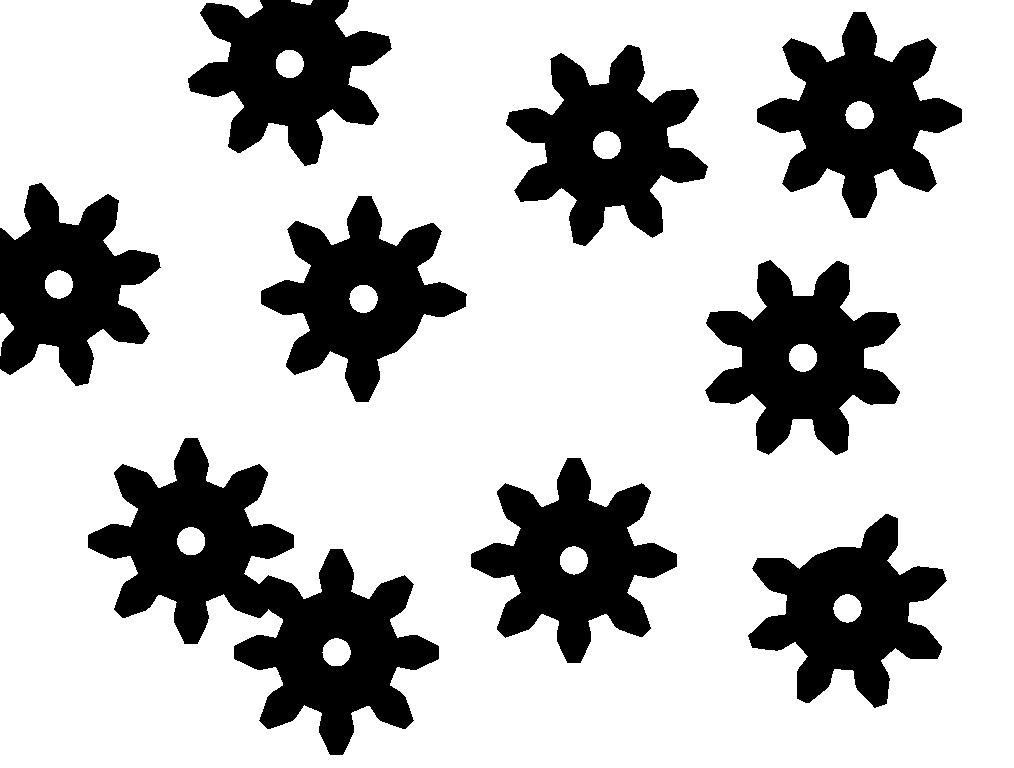
#> input picture images/imagem0.jpeg, 1014 x 768 px
$ python main.py
#> lines starting #> are read from the running program, lines starting #| are printed output that depends on the picture; after the words box and inside, x2 and y2 are one past the last pixel; in counts of white or black regions, pixels touching at a corner belong together
import cv2
import numpy as np


img = cv2.imread('images/imagem0.jpeg')
#> img is the input picture: shape (768, 1014, 3); min 0, max 255, mean 189.6
img_cinza = cv2.cvtColor(img, cv2.COLOR_BGR2GRAY)
ret, threshold = cv2.threshold(img_cinza, 127, 255, cv2.THRESH_BINARY)
#> threshold: shape (768, 1014); 74.3% white; 9 black regions, largest, box (x1, y1, x2, y2) and area: (88, 438, 439, 755) 41203, (757, 12, 962, 218) 20597, (506, 45, 708, 246) 20597
img1 = cv2.bitwise_not(threshold)
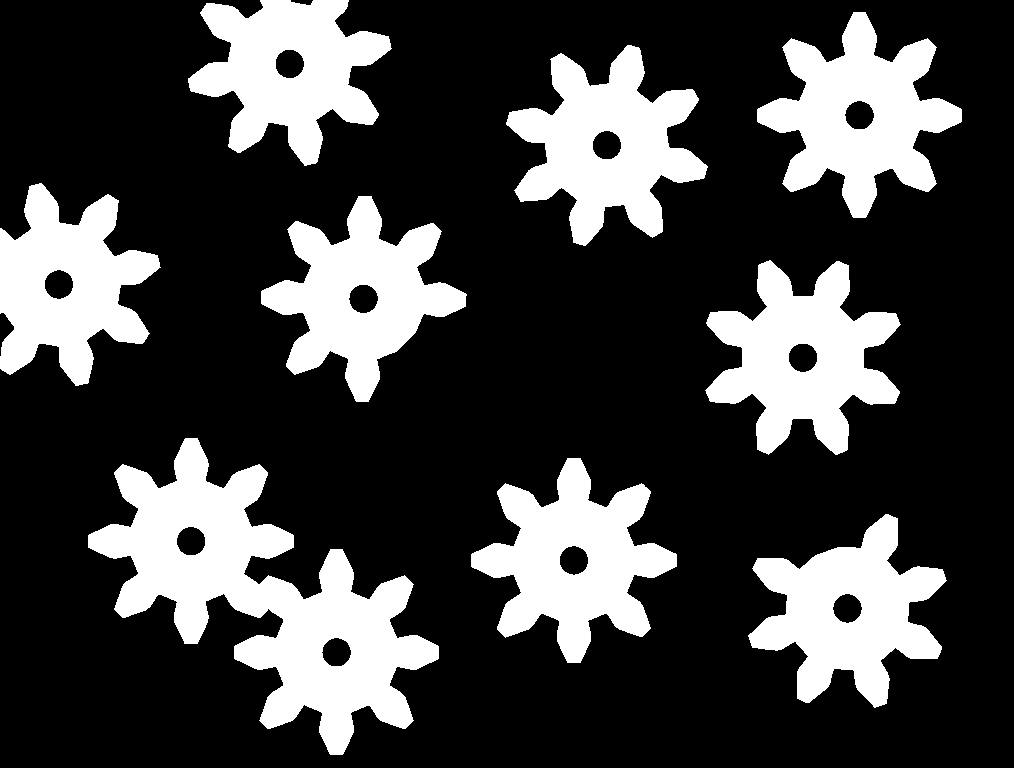
#> img1: shape (768, 1014); 25.7% white; 9 white regions

contornos, _ = cv2.findContours(img1, cv2.RETR_TREE, cv2.CHAIN_APPROX_SIMPLE)
#> contornos = 19 contours; largest, box (x1, y1, x2, y2) and area: (88, 438, 439, 755) 41594, (506, 45, 708, 246) 20786, (705, 260, 901, 455) 20782, (757, 12, 962, 218) 20781, (471, 458, 677, 663) 20771

limiteInferior = 20771.0
limiteSuperior = 20786.5

objetos = []
objetos1 = []

areaseq = []
lista_ordenada = []

for i in contornos:
    area = cv2.contourArea(i)
    areaseq.append(area)
#> this loop made 19 passes
#> area on passes 1 to 12: 19618, 662, 20771, 666, 41593.5, 662.5, 666, 20781.5, 669, 19649.5, 667, 18737.5
#> after the loop, areaseq = [19618, 662, 20771, 666, 41593.5, 662.5, 666, 20781.5, 669, 19649.5, 667, 18737.5, 668, 20786.5, 665, 20781, 664, 19131.5, 667]

lista_ordenada = sorted(areaseq)
#> lista_ordenada = [662, 662.5, 664, 665, 666, 666, 667, 667, 668, 669, 18737.5, 19131.5, 19618, 19649.5, 20771, 20781, 20781.5, 20786.5, 41593.5]

for i in contornos:
    area = cv2.contourArea(i)
    print(area)
    if  ((area >= limiteInferior ) and (area <= limiteSuperior)) :
        objetos.append(i)
    elif area > 1000:
        objetos1.append(i)
#> after the loop, objetos = 4 contours; box (x1, y1, x2, y2) and area: (506, 45, 708, 246) 20786, (705, 260, 901, 455) 20782, (757, 12, 962, 218) 20781, (471, 458, 677, 663) 20771; objetos1 = 5 contours; box (x1, y1, x2, y2) and area: (88, 438, 439, 755) 41594, (261, 196, 467, 402) 19650, (748, 514, 947, 708) 19618, (188, 0, 392, 166) 19132, (0, 183, 161, 386) 18738

mask = np.zeros_like(threshold)

img2 = cv2.copyMakeBorder(img, 0, 0, 0, 0, cv2.BORDER_REPLICATE)

img_contornos = cv2.drawContours(img, objetos, -1 , (255, 0, 0), 2)

cv2.imshow("Engrenagens Aceitas", img_contornos)
cv2.imwrite('resultados/engrenagens_aceitas.png', img_contornos)

img_contornos1 = cv2.drawContours(img2, objetos1, -1 , (0, 0, 255), 2)

cv2.imshow("Engrenagens Recusadas", img_contornos1)
cv2.imwrite('resultados/engrenagens_recusadas.png', img_contornos1)

img_contornos = cv2.drawContours(img, objetos1, -1 , (0, 0, 255), 2)
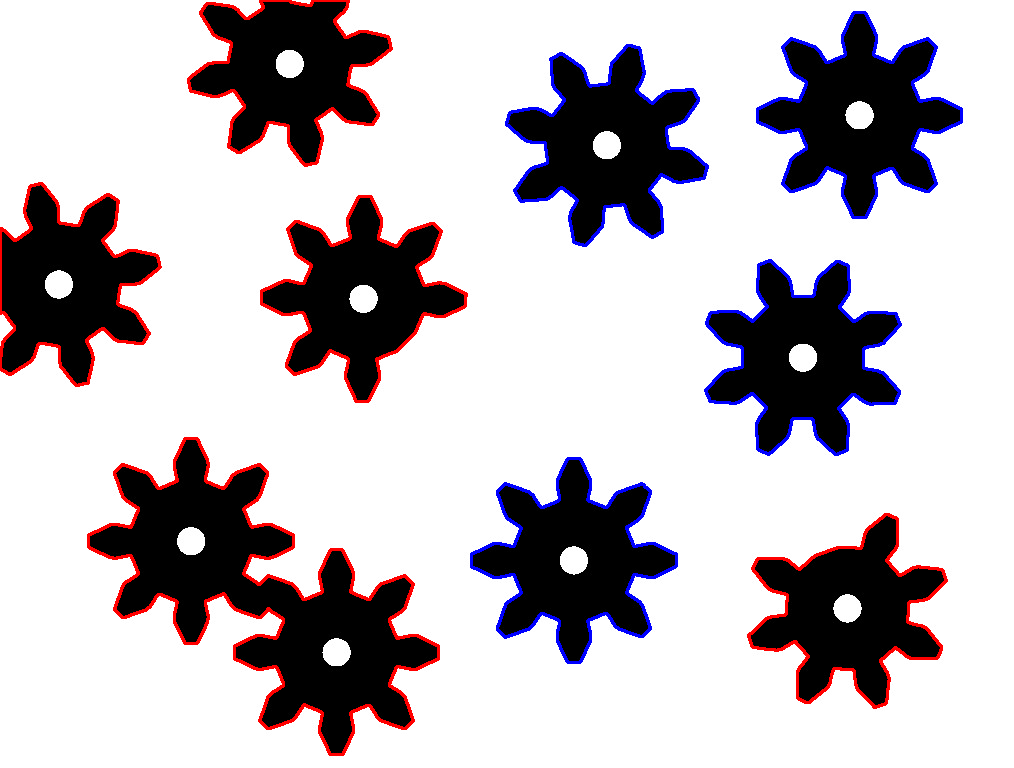
#> img_contornos: shape (768, 1014, 3); mean B, G, R 190.1, 185.7, 191.8

cv2.imshow("Aceitas e Recusadas", img)
cv2.imwrite('resultados/aceitas_e_recusadas.png', img)

img_contornos = cv2.drawContours(mask, objetos, -1, 255, -1)
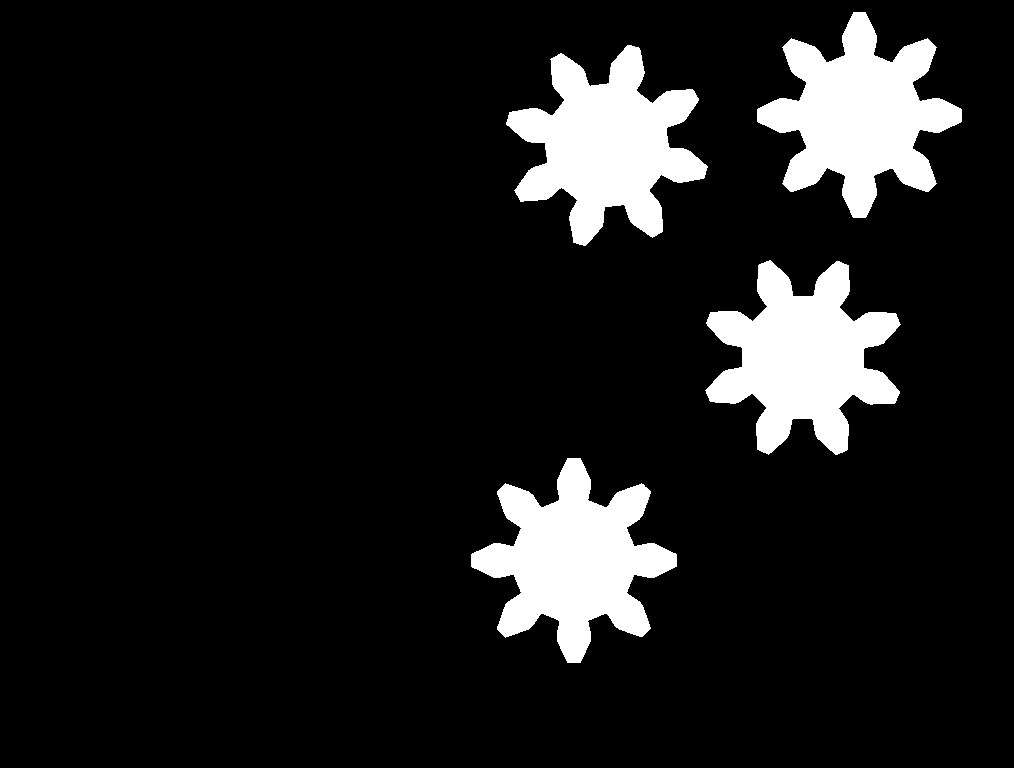
#> img_contornos: shape (768, 1014); 10.9% white; 4 white regions, box (x1, y1, x2, y2) and area: (506, 45, 708, 246) 21222, (757, 12, 962, 218) 21221, (471, 458, 677, 663) 21214, (705, 260, 901, 455) 21212

background = np.full_like(img, (255, 255, 255))

object_in_background = np.zeros_like(img)
object_in_background[mask == 255] = img[mask == 255]
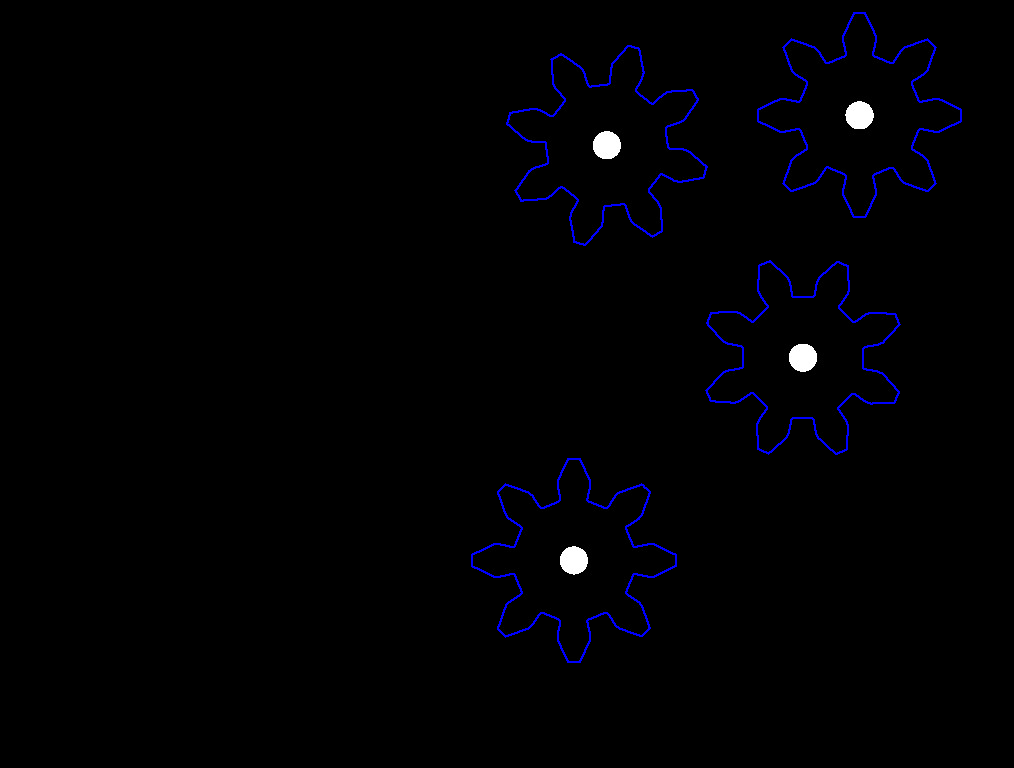
#> object_in_background: shape (768, 1014, 3); mean B, G, R 3.6, 0.8, 0.8

img[mask == 255] = background[mask == 255]
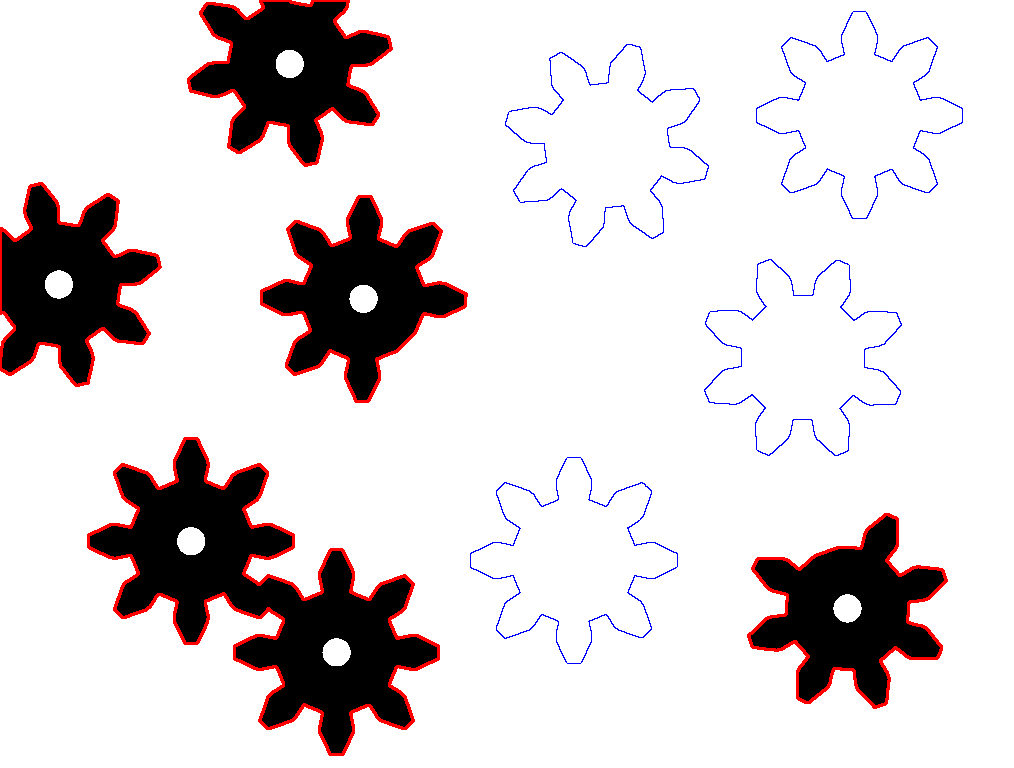
#> img: shape (768, 1014, 3); 10.65% of pixels changed, all inside (x1, y1, x2, y2) = (471, 12, 962, 663)
img[mask != 255] = object_in_background[mask != 255]

img = cv2.bitwise_not(img)
cv2.imshow('Engrenagens Corretas', img)
cv2.imwrite('resultados/engrenagens_corretas.png', img)

cv2.waitKey(0)
